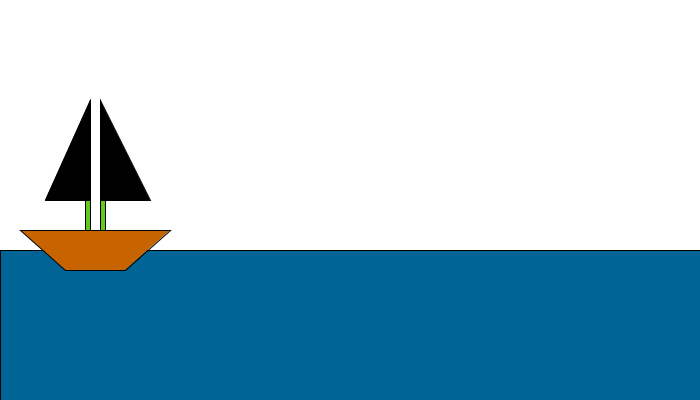
Frame 1 (no input)
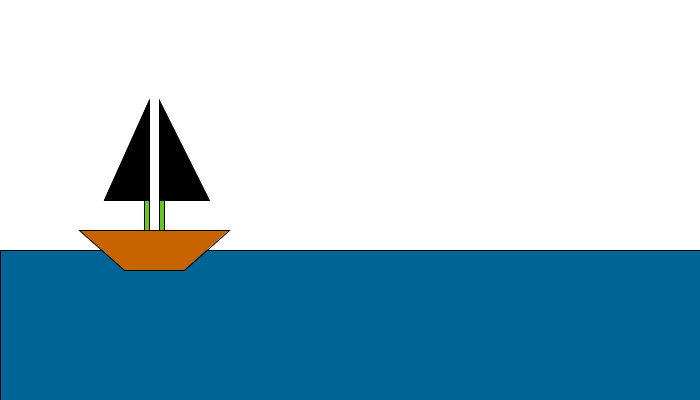
Frame 60 (the mouse pressed at the canvas centre just before this capture)
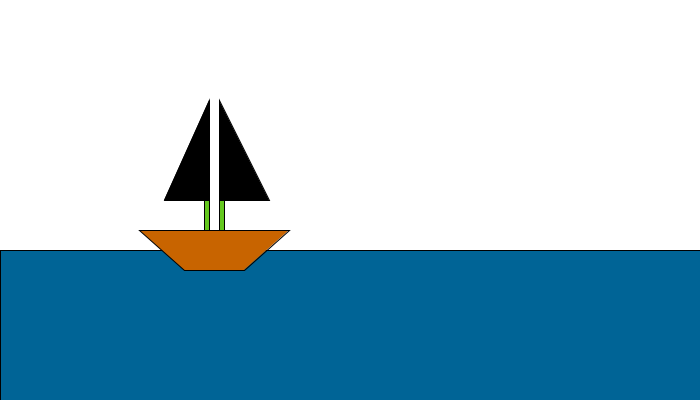
Frame 120 (the mouse held since frame 60 and released just before this capture)

The Processing sketch that drew these frames (run headless with seeded random() and noise(); from frame 60 on, the mouse is pressed at the canvas centre):

// Processing sketch: processing_50602
// ── processing_50602.pde

int posT;
int posTa;
int posR;
int posQ;
void setup(){
  size(700,400);
int posT=+100;
int posTa=+90;
posQ=20;
posR=100;
  
}

void draw(){
  background(255);
  //mar
    fill(0,100,150);
  rect(0,250,700,200);
 
  //velas
   fill(0);
 triangle(posT+100,100,posT+150,200,posT+100,200);
 triangle(posTa+90,100,posTa+45,200,posTa+90,200);
 
 //vigas
fill(100,200,30);
 rect(posR,200, 5, 30);
 rect(posR-15,200,5,30);
 
 //mastil
 fill(200,100,0);
 quad(posQ,230,posQ+150,230,posQ+105,270,posQ+45,270);
 posTa=posTa+1;
 posT=posT+1;
 posQ=posQ+1;
 posR=posR+1;
}
  
